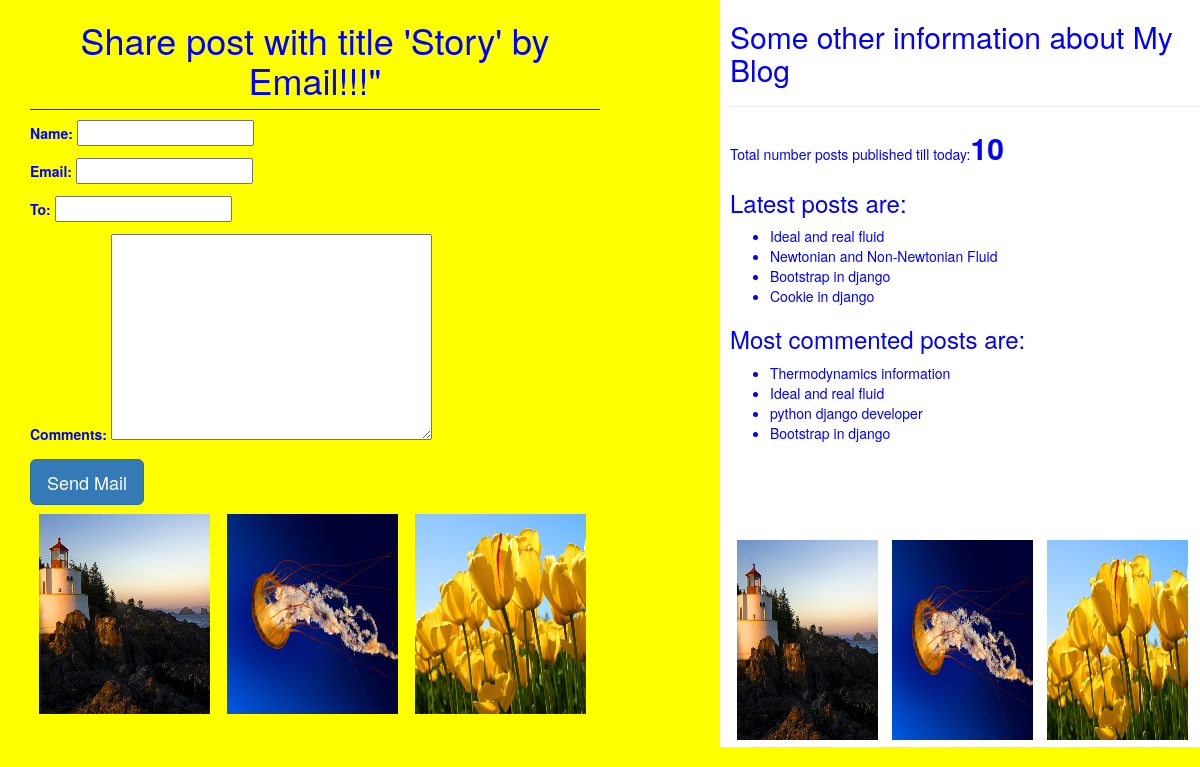
/3/share/, run on the app's committed database.
### blog/models.py (models this page shows, shortened)
class Post(models.Model):
    STATUS_CHOICES=(('draft','Draft'),('published','Published'))
    title=models.CharField(max_length=256)
    slug=models.SlugField(max_length=264,unique_for_date='publish')
    body=models.TextField()
    author=models.ForeignKey(User,related_name='blog_posts',on_delete=models.CASCADE)
    publish=models.DateTimeField(default=timezone.now)
    created=models.DateTimeField(auto_now_add=True)
    updated=models.DateTimeField(auto_now=True)
    status=models.CharField(max_length=10,choices=STATUS_CHOICES,default='draft')
    objects=CustomManager()
    tags=TaggableManager() # for every post we need to associates tags which will be managed by TaggableManager
    class Meta:
        ordering=['-publish',]
    def get_absolute_url(self):
        return reverse('post_detail',args=[self.publish.year,self.publish.strftime('%d'),self.publish.strftime('%m'),self.slug])

### blog/views.py (the view)
# urls.py: path('<int:id>/share/', views.mail_send_view),
def mail_send_view(request,id):
    post=get_object_or_404(Post,id=id,status='published')  #i.e from Post Model can u create post object, based on the id(def mail_send_view(request,id) can u plz provide me the published post_list
    sent=False  # for GET request sent value is False
    if request.method=='POST':
        form=EmailSendForm(request.POST) # it contains form data
        if form.is_valid():
            cd=form.cleaned_data  # form.cleaned_data  means enduser provided data and it is in the form of dictionary
            subject='{}({}) recommends you to read "{}"'.format(cd['name'],cd['email'],post.title)  #it is called string formatting where {}=name,{}=email,{}=post ttile
            post_url=request.build_absolute_uri(post.get_absolute_url()) # it is used to get full url
            message='Read the post at:\n{}\n\n{}\'s comments:\n{}'.format(post_url,cd['name'],cd['comments']) # to use single quote as a symbol we have to use \''
            send_mail(subject,message,'hello@blog.com',[cd['to']]) # its way to send mail i.e share a post to any email
            sent=True   # for POST request sent value is Fale
    else:
        form=EmailSendForm()  #creation of form object
    return render(request,'blog/sharebymail.html',{'form':form,'post':post,'sent':sent}) # whem mail_send_view is called it will display the form i.e EmailSendForm

### blog/forms.py
class EmailSendForm(forms.Form):
    name=forms.CharField()
    email=forms.EmailField()
    to=forms.EmailField()
    comments=forms.CharField(required=False,widget=forms.Textarea)

### blog/models.py (called while the page is built)
    def get_queryset(self):
        return super().get_queryset().filter(status='published')

### blog/templatetags/blog_tags.py (called while the page is built)
@register.simple_tag#(name='my_tag')   #register of this function as template tag in this manner
def total_posts():
    return Post.objects.count()  # here it will act as 'template'

@register.inclusion_tag('blog/latest_posts123.html')  # blog/latest_posts123.html:---> it means inclusion of this template because inclusion_tag returns a rendered template
def show_latest_posts(count=3):  #(count=3 means by default it will display 3 posts in Latest posts if any count value not specified in sidebar of base.html)
    latest_posts=Post.objects.order_by('-publish')[:count]#[:3] (here instead of hard coding([:3]) we are passing count value which we will get in base.html template tag:--> {%show_latest_posts 4%}
    return {'latest_posts':latest_posts}

@register.simple_tag
def get_most_commented_posts(count=4):
    return Post.objects.annotate(total_comments=Count('comments')).order_by('-total_comments')[:count]

### templates/blog/sharebymail.html (shortened to what this page needs)
{%extends 'blog/base.html'%}
{%block content%}
{%if sent%}
<h1>Email sent succesfully!!!!!!</h1>
<h2>Post with title:-- {{post.title}} information shared by Email </h2>
{%else%}
<h1>Share post with title '{{post.title}}' by Email!!!"</h1>
<form>
{{form.as_p}}
<input type="submit" class='btn btn-primary btn-lg ' value="Send Mail">
</form>
{% endif %}
{%endblock%}

### templates/blog/base.html (shortened to what this page needs)
<!DOCTYPE html>
{%load blog_tags%}
{%load static%}
<html lang="en">
<head>
    <link rel="stylesheet" href="https://maxcdn.bootstrapcdn.com/bootstrap/3.3.7/css/bootstrap.min.css">
    <link rel="stylesheet" href="{%static "css/blog1.css" %}">
</head>
<body>
<div class="content">
    {%block content%}
    {%endblock%}
    <img src="{%static "images/Lighthouse.jpg"%} ">
    <img src="{%static "images/Jellyfish.jpg"%} ">
    <img src="{%static "images/Tulips.jpg"%} ">
</div>
<div class="sidebar">
    <h2>Some other information about My Blog</h2><hr>
    <p>Total number posts published till today:<span id="pcount">{%total_posts%}</span> </p>
    <h3>Latest posts are:</h3> {%show_latest_posts 4 %}
    <h3>Most commented posts are:</h3>
    <ul>
    {%get_most_commented_posts as most_commented_posts%}
    {%for post in most_commented_posts%}
    <li><a href="{{post.get_absolute_url}}">{{post.title}}</a></li>
    {%endfor%}
  </ul><br><br><br><br>
  <img src="{%static "images/Lighthouse.jpg"%} ">
  <img src="{%static "images/Jellyfish.jpg"%} ">
  <img src="{%static "images/Tulips.jpg"%} ">
</div>
</body>
</html>

### templates/blog/latest_posts123.html
<ul>
  {%for post in latest_posts%}
  <li><a href="{{post.get_absolute_url}}">{{post.title}}</a></li>
  {%endfor%}
</ul>

### static/css/blog1.css (style rules this page uses)
.content { width:50%; float:left; background:yellow; padding: 0 0 0 30px; height:100% }
.sidebar { width:40%; float:right; background:white; padding:0 0 0 10px; height:100% }
body { background:yellow; color:blue; }
h1 { text-align: center; border-bottom: 1px solid blue; padding: 0 0 10px; }
a { color:blue; }
img { height: 200px; width: 30%; float: left; margin: 1.5%; border: 2px; }
#pcount { font-size: 30px; color: blue; font-weight:bold; }

### data on the page
Post: title "Story"
Post: title "Ideal and real fluid"
Post: title "Newtonian and Non-Newtonian Fluid"
Post: title "Bootstrap in django"
Post: title "Cookie in django"
Post: title "Thermodynamics information"
Post: title "python django developer"
